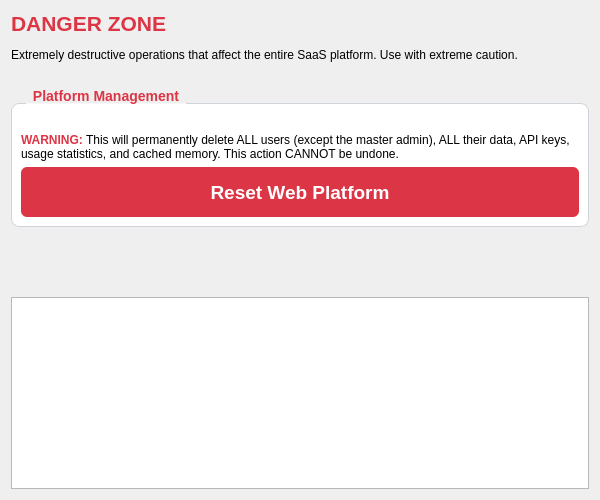
<?xml version="1.0" encoding="UTF-8"?>
<ui version="4.0">
 <class>DangerZone</class>
 <widget class="QWidget" name="DangerZone">
  <property name="styleSheet">
   <string notr="true">QGroupBox { font-size: 14px; font-weight: bold; color: #dc3545; border: 1px solid #ced4da; border-radius: 8px; margin-top: 15px; padding-top: 20px; background-color: #ffffff; }
QGroupBox::title { subcontrol-origin: margin; left: 15px; padding: 0 5px; }
QPushButton { background-color: #dc3545; color: white; border: none; padding: 10px 20px; border-radius: 6px; font-weight: bold; font-size: 13px; }
QLineEdit, QComboBox { padding: 8px; border: 1px solid #ced4da; border-radius: 4px; background-color: #ffffff; font-size: 13px; }
QLineEdit:focus, QComboBox:focus { border: 1px solid #dc3545; }</string>
  </property>
  <property name="geometry">
   <rect>
    <x>0</x>
    <y>0</y>
    <width>600</width>
    <height>500</height>
   </rect>
  </property>
  <property name="windowTitle">
   <string>Danger Zone</string>
  </property>
  <layout class="QVBoxLayout" name="verticalLayout">
   <item>
    <layout class="QVBoxLayout" name="verticalLayout_3">
     <item>
      <widget class="QLabel" name="label_title">
       <property name="text">
        <string>&lt;html&gt;&lt;head/&gt;&lt;body&gt;&lt;p&gt;&lt;span style=&quot; font-size:16pt; font-weight:600; color:#dc3545;&quot;&gt;DANGER ZONE&lt;/span&gt;&lt;/p&gt;&lt;p&gt;Extremely destructive operations that affect the entire SaaS platform. Use with extreme caution.&lt;/p&gt;&lt;/body&gt;&lt;/html&gt;</string>
       </property>
       <property name="wordWrap">
        <bool>true</bool>
       </property>
      </widget>
     </item>
     <item>
      <spacer name="horizontalSpacer">
       <property name="orientation">
        <enum>Qt::Orientation::Horizontal</enum>
       </property>
       <property name="sizeHint" stdset="0">
        <size>
         <width>40</width>
         <height>20</height>
        </size>
       </property>
      </spacer>
     </item>
     <item>
      <widget class="QGroupBox" name="groupBox">
       <property name="title">
        <string>Platform Management</string>
       </property>
       <layout class="QVBoxLayout" name="verticalLayout_2">
        <item>
         <widget class="QLabel" name="label_warning">
          <property name="text">
           <string>&lt;html&gt;&lt;head/&gt;&lt;body&gt;&lt;p&gt;&lt;span style=&quot; font-weight:600; color:#dc3545;&quot;&gt;WARNING:&lt;/span&gt; This will permanently delete ALL users (except the master admin), ALL their data, API keys, usage statistics, and cached memory. This action CANNOT be undone.&lt;/p&gt;&lt;/body&gt;&lt;/html&gt;</string>
          </property>
          <property name="wordWrap">
           <bool>true</bool>
          </property>
         </widget>
        </item>
        <item>
         <widget class="QPushButton" name="btnResetPlatform">
          <property name="minimumSize">
           <size>
            <width>0</width>
            <height>50</height>
           </size>
          </property>
          <property name="styleSheet">
           <string>background-color: #dc3545; color: white; font-weight: bold; font-size: 14pt;</string>
          </property>
          <property name="text">
           <string>Reset Web Platform</string>
          </property>
         </widget>
        </item>
       </layout>
      </widget>
     </item>
     <item>
      <spacer name="verticalSpacer">
       <property name="orientation">
        <enum>Qt::Orientation::Vertical</enum>
       </property>
       <property name="sizeHint" stdset="0">
        <size>
         <width>20</width>
         <height>40</height>
        </size>
       </property>
      </spacer>
     </item>
     <item>
      <widget class="QTextEdit" name="log_output">
       <property name="readOnly">
        <bool>true</bool>
       </property>
      </widget>
     </item>
    </layout>
   </item>
  </layout>
 </widget>
 <resources/>
 <connections/>
</ui>
